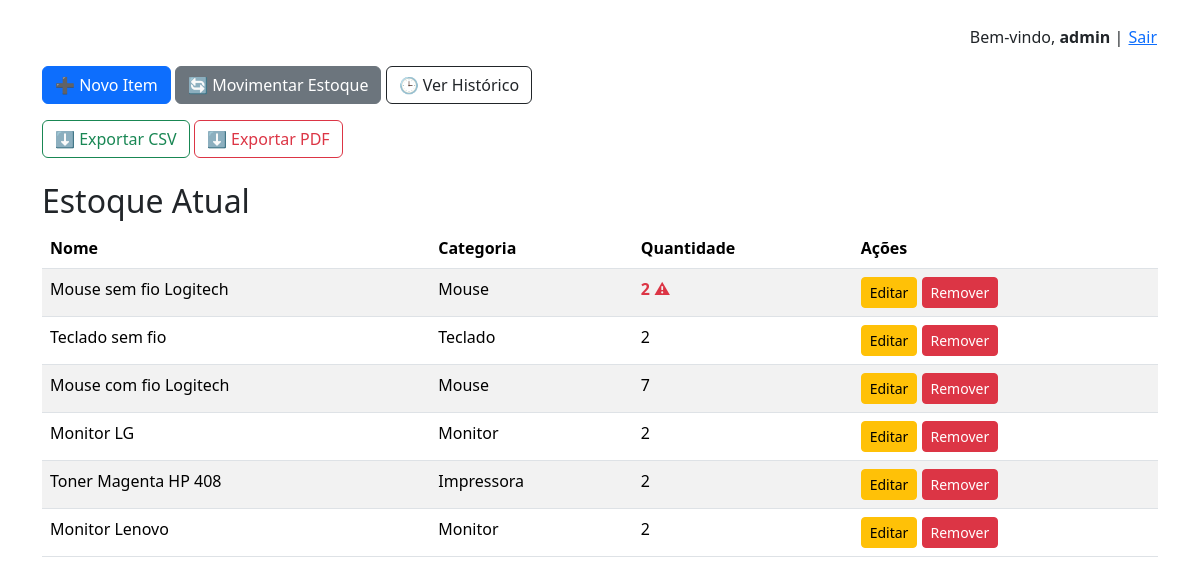
Page / (signed in) on the earlier database version.
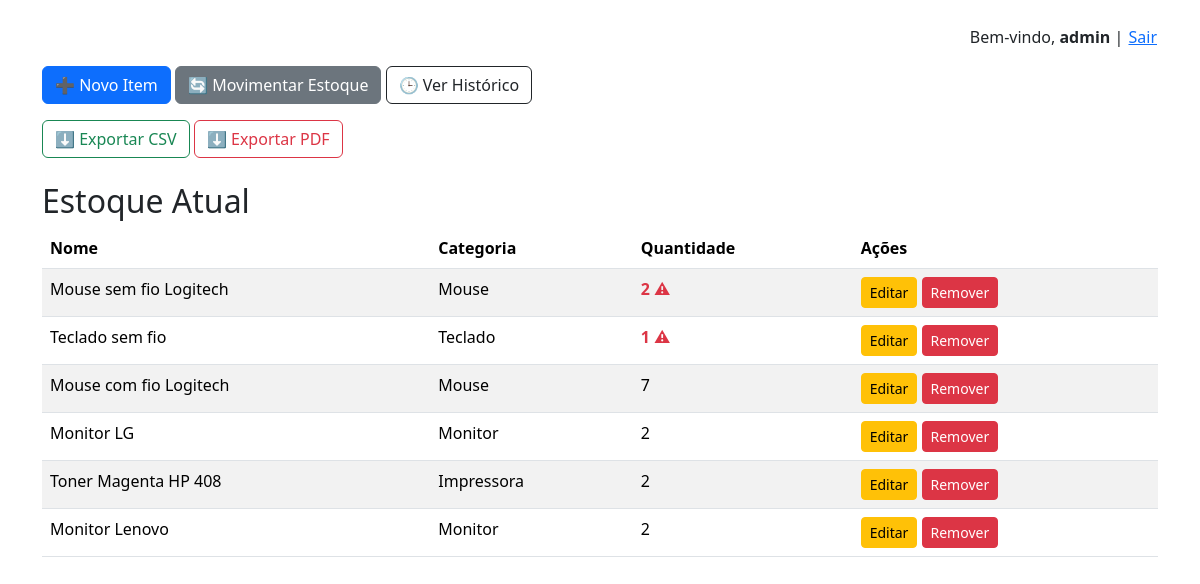
Same page on the later database version.
### inventario/models.py (models this page shows, shortened)
class Item(models.Model):   # Representa um item do estoque
    nome = models.CharField(max_length=100)
    categoria = models.ForeignKey(Categoria, on_delete=models.CASCADE)  # Cada item pertence a uma categoria
    quantidade = models.PositiveIntegerField(default=0)  # Quantidade atual no estoque
    estoque_minimo = models.PositiveIntegerField(default=1)  # Quantidade mínima desejada (para alertas)
    descricao = models.TextField(blank=True)  # Campo opcional para observações
    class Meta:
        unique_together = ('nome', 'categoria')  # Impede que exista mais de um item com o mesmo nome e categoria

class Categoria(models.Model):  # Categoria serve para agrupar os itens (ex: Teclado, Mouse, Toner)
    nome = models.CharField(max_length=100)
    def __str__(self):
        return self.nome  # Mostra o nome da categoria no admin e nos templates

### inventario/views.py (the view)
# urls.py: path('', views.dashboard, name='dashboard'),
@login_required
def dashboard(request):  # Exibe todos os itens na tela principal (dashboard)
    itens = Item.objects.all()
    is_admin = request.user.groups.filter(name='admin').exists()
    return render(request, 'inventario/dashboard.html', {
        'itens': itens,
        'is_admin': is_admin
    })

### inventario/templates/inventario/dashboard.html (shortened to what this page needs)
{% extends 'inventario/base.html' %}
{% block content %}
{% if is_admin %}
    <a class="btn btn-primary mb-3" href="{% url 'cadastrar_item' %}">➕ Novo Item</a>
{% endif %}
<a class="btn btn-secondary mb-3" href="{% url 'movimentar_item' %}">🔄 Movimentar Estoque</a>
<a class="btn btn-outline-dark mb-3" href="{% url 'historico' %}">🕒 Ver Histórico</a>
<div class="mb-4">
    <a class="btn btn-outline-success" href="{% url 'exportar_csv' %}">⬇ Exportar CSV</a>
    <a class="btn btn-outline-danger" href="{% url 'exportar_pdf' %}">⬇ Exportar PDF</a>
</div>
<h2>Estoque Atual</h2>
<table class="table table-striped table-hover">
    <thead>
        <tr>
            <th>Nome</th>
            <th>Categoria</th>
            <th>Quantidade</th>
            <th>Ações</th>
        </tr>
    </thead>
    <tbody>
        {% for item in itens %}
        <tr>
            <td>{{ item.nome }}</td>
            <td>{{ item.categoria }}</td>
            <td>
                {% if item.quantidade <= item.estoque_minimo %}
                    <span class="text-danger fw-bold">{{ item.quantidade }} ⚠</span>
                {% else %}
                    {{ item.quantidade }}
                {% endif %}
            </td>
            <td>
    {% if is_admin %}
        <a class="btn btn-sm btn-warning" href="{% url 'editar_item' item.pk %}">Editar</a>
        <a class="btn btn-sm btn-danger" href="{% url 'remover_item' item.pk %}">Remover</a>
    {% endif %}
</td>
        </tr>
        {% empty %}
        <tr>
            <td colspan="4">Nenhum item encontrado.</td>
        </tr>
        {% endfor %}
    </tbody>
</table>
{% endblock %}

Differences in the rows shown:
changed Item "Teclado sem fio": quantidade "2" → "1"
